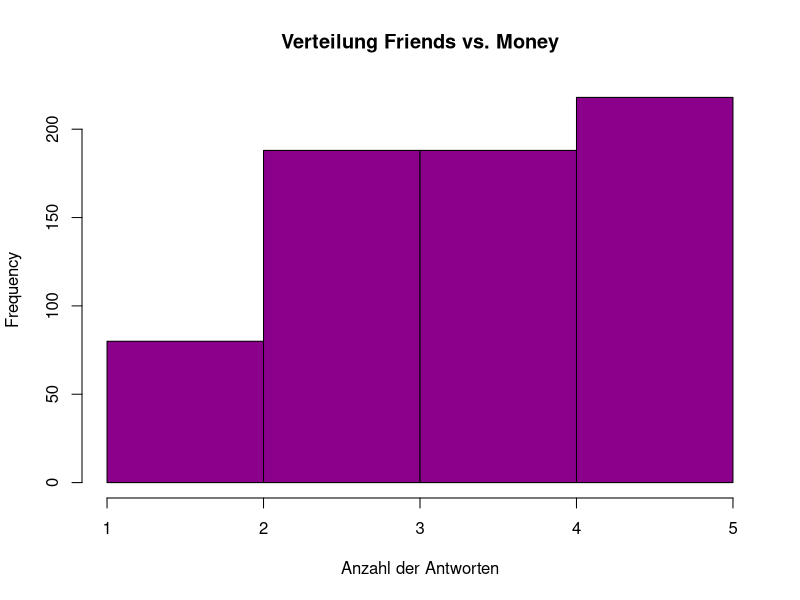

Reproduce this figure in R.
## ---- chunk 1
knitr::opts_chunk$set(
	echo = TRUE,
	message = FALSE,
	warning = FALSE
)
## ---- chunk 2
library(readr)
library(tidyverse)
mafo <- read_csv("responses.csv")
mafo <- drop_na(mafo)
## ---- chunk 3
glimpse (mafo)
## ---- chunk 4
mafo <- drop_na(mafo)
## ---- chunk 5
table(mafo$Gender)
## ---- chunk 6
mean (mafo$Age)
## ---- chunk 7
table(mafo$Age)
## ---- chunk 8
median(mafo$Age)
## ---- chunk 9
IQR(mafo$Age)
## ---- chunk 10
sd(mafo$Age)
## ---- chunk 11
mean(mafo$Weight)
## ---- chunk 12
table(mafo$Weight)
## ---- chunk 13
median(mafo$Weight)
## ---- chunk 14
IQR(mafo$Weight)
## ---- chunk 15
sd (mafo$Weight)
## ---- chunk 16
mean(mafo$Loneliness)
## ---- chunk 17
table(mafo$Loneliness)
## ---- chunk 18
median(mafo$Loneliness)
## ---- chunk 19
IQR(mafo$Loneliness)
## ---- chunk 20
sd (mafo$Loneliness)
## ---- chunk 21
mean(mafo$God)
## ---- chunk 22
table(mafo$God)
## ---- chunk 23
median(mafo$God)
## ---- chunk 24
IQR(mafo$God)
## ---- chunk 25
sd (mafo$God)
## ---- chunk 26
t.test(mafo$`Friends versus money` ~ Gender, data = mafo)
## ---- chunk 27
t.test(mafo$`Friends versus money` ~ Gender, data = mafo)
## ---- chunk 28
sum(mafo$`Friends versus money` == 1)
sum(mafo$`Friends versus money` == 2)
sum(mafo$`Friends versus money` == 3)
sum(mafo$`Friends versus money` == 4)
sum(mafo$`Friends versus money` == 5)
## ---- chunk 29
friendsvsmoney <- mafo$`Friends versus money`
hist(friendsvsmoney,
     main="Verteilung Friends vs. Money",
     xlab="Anzahl der Antworten",
     xlim=c(1,5),
     breaks = c(5),
     col="darkmagenta")
## ---- chunk 30

## ---- chunk 31
sum(mafo$Height >= 170)
## ---- chunk 32
binom1 <- binom.test(436, 674, 0.7) 
  
binom1
## ---- chunk 33
sum(mafo$Weight >= 50)
## ---- chunk 34
binom1 <- binom.test(630, 674, 0.9) 
  
binom1
## ---- chunk 35
chisq.test(mafo$`Number of siblings`, mafo$Loneliness)
## ---- chunk 36
chisq.test(mafo$`Active sport`, mafo$`Spending on healthy eating`)
